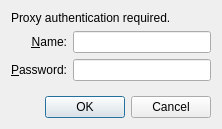
<ui version="4.0" >
 <author>Christian Schenk</author>
 <class>Dialog</class>
 <widget class="QDialog" name="Dialog" >
  <property name="geometry" >
   <rect>
    <x>0</x>
    <y>0</y>
    <width>222</width>
    <height>129</height>
   </rect>
  </property>
  <property name="windowTitle" >
   <string>Proxy Authentication</string>
  </property>
  <layout class="QVBoxLayout" >
   <item>
    <widget class="QLabel" name="label" >
     <property name="text" >
      <string>Proxy authentication required.</string>
     </property>
    </widget>
   </item>
   <item>
    <layout class="QGridLayout" >
     <item row="0" column="0" >
      <widget class="QLabel" name="label_2" >
       <property name="text" >
        <string>&amp;Name:</string>
       </property>
       <property name="alignment" >
        <set>Qt::AlignRight|Qt::AlignTrailing|Qt::AlignVCenter</set>
       </property>
       <property name="buddy" >
        <cstring>leName</cstring>
       </property>
      </widget>
     </item>
     <item row="0" column="1" >
      <widget class="QLineEdit" name="leName" />
     </item>
     <item row="1" column="0" >
      <widget class="QLabel" name="label_3" >
       <property name="text" >
        <string>&amp;Password:</string>
       </property>
       <property name="alignment" >
        <set>Qt::AlignRight|Qt::AlignTrailing|Qt::AlignVCenter</set>
       </property>
       <property name="buddy" >
        <cstring>lePassword</cstring>
       </property>
      </widget>
     </item>
     <item row="1" column="1" >
      <widget class="QLineEdit" name="lePassword" >
       <property name="echoMode" >
        <enum>QLineEdit::Password</enum>
       </property>
      </widget>
     </item>
    </layout>
   </item>
   <item>
    <spacer>
     <property name="orientation" >
      <enum>Qt::Vertical</enum>
     </property>
     <property name="sizeType" >
      <enum>QSizePolicy::MinimumExpanding</enum>
     </property>
     <property name="sizeHint" >
      <size>
       <width>20</width>
       <height>6</height>
      </size>
     </property>
    </spacer>
   </item>
   <item>
    <widget class="QDialogButtonBox" name="buttonBox" >
     <property name="orientation" >
      <enum>Qt::Horizontal</enum>
     </property>
     <property name="standardButtons" >
      <set>QDialogButtonBox::Cancel|QDialogButtonBox::NoButton|QDialogButtonBox::Ok</set>
     </property>
    </widget>
   </item>
  </layout>
 </widget>
 <includes/>
 <resources/>
 <connections>
  <connection>
   <sender>buttonBox</sender>
   <signal>accepted()</signal>
   <receiver>Dialog</receiver>
   <slot>accept()</slot>
   <hints>
    <hint type="sourcelabel" >
     <x>248</x>
     <y>254</y>
    </hint>
    <hint type="destinationlabel" >
     <x>157</x>
     <y>274</y>
    </hint>
   </hints>
  </connection>
  <connection>
   <sender>buttonBox</sender>
   <signal>rejected()</signal>
   <receiver>Dialog</receiver>
   <slot>reject()</slot>
   <hints>
    <hint type="sourcelabel" >
     <x>316</x>
     <y>260</y>
    </hint>
    <hint type="destinationlabel" >
     <x>286</x>
     <y>274</y>
    </hint>
   </hints>
  </connection>
 </connections>
</ui>
